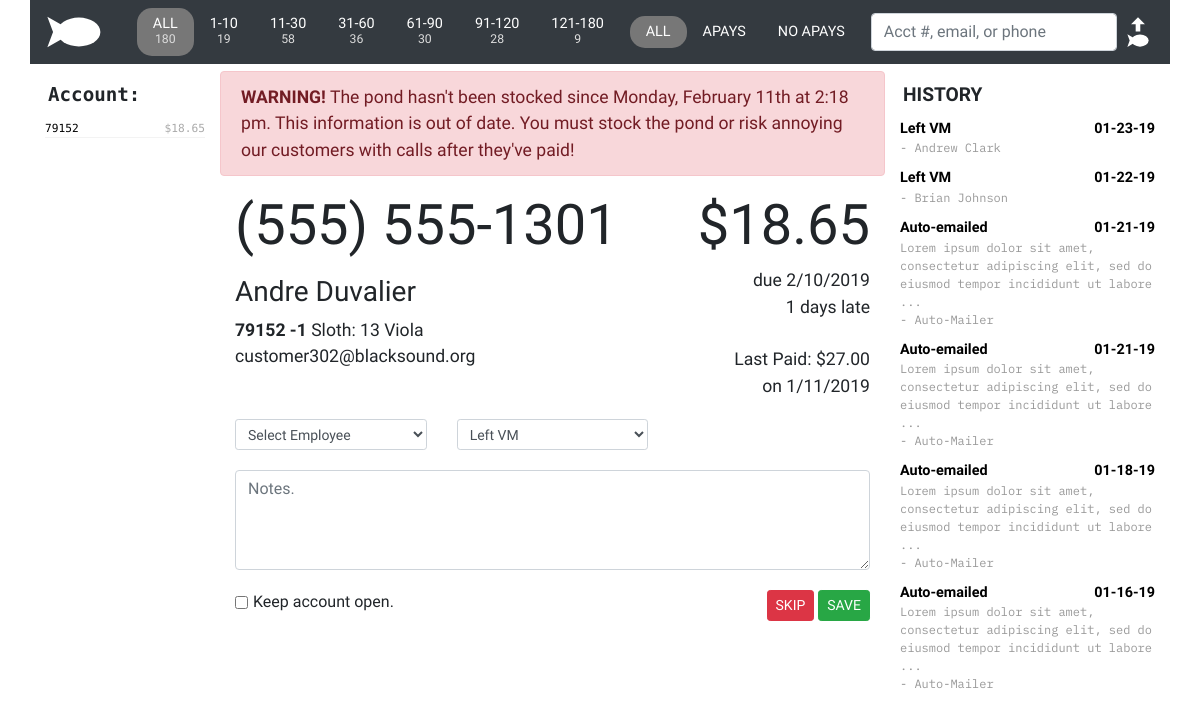
Screenshot of /?lookup=79152 (signed in) with the database file from the repository.
### tables this page shows
CREATE TABLE `fishes` (
  `crnt_pk` int(6) DEFAULT NULL,
  `crnt_acct` int(11) DEFAULT NULL,
  `crnt_sub` int(11) DEFAULT NULL,
  `crnt_desc` varchar(50) DEFAULT NULL,
  `crnt_student` varchar(30) DEFAULT NULL,
  `crnt_lastdate` varchar(12) DEFAULT NULL,
  `crnt_lastamt` decimal(10,2) DEFAULT NULL,
  `crnt_amtdue` decimal(10,2) DEFAULT NULL,
  `crnt_payoff` decimal(10,2) DEFAULT NULL,
  `crnt_ndate` varchar(12) DEFAULT NULL,
  `crnt_paymentdue` decimal(10,2) DEFAULT NULL,
  `crnt_latedue` decimal(10,2) DEFAULT NULL,
  `crnt_otherdue` decimal(10,2) DEFAULT NULL,
  `crnt_payments` varchar(30) DEFAULT NULL,
  `crnt_last` varchar(20) DEFAULT NULL,
  `crnt_zip` varchar(10) DEFAULT NULL,
  `crnt_qty` decimal(2,0) DEFAULT NULL,
  `crnt_sku` varchar(30) DEFAULT NULL,
  `crnt_email` varchar(50) DEFAULT NULL,
  `crnt_emailmethod` varchar(5) DEFAULT NULL,
  `crnt_addr1` varchar(50) DEFAULT NULL,
  `crnt_addr2` varchar(50) DEFAULT NULL,
  `crnt_addr3` varchar(50) DEFAULT NULL,
  `crnt_addr4` varchar(50) DEFAULT NULL,
  `crnt_addr5` varchar(50) DEFAULT NULL,
  `crnt_name` varchar(50) DEFAULT NULL,
  `crnt_hmphone` varchar(50) DEFAULT NULL,
  `crnt_rntdesc` varchar(50) DEFAULT NULL,
  `crnt_extra1` varchar(11) DEFAULT NULL,
  `crnt_extra2` varchar(50) DEFAULT NULL
);

CREATE TABLE `contact` (
  `ID` int(11) NOT NULL,
  `ctac_acct` int(11) NOT NULL,
  `ctac_date` int(12) NOT NULL,
  `ctac_lanid` varchar(20) NOT NULL,
  `ctac_action` varchar(20) NOT NULL,
  `ctac_note` text NOT NULL,
  `ctac_daysLate` int(11) NOT NULL,
  `ctac_seen` varchar(1) NOT NULL
);

### application/controller/home.php (called while the page is built, shortened)
<?php
class Home extends Controller
{
    public function index()
    {
        $session = $this->model->setSessionVariables();
        if (isset($_GET["lookup"])) {
            $accountQuery = $this->model->displayAccount($_GET["lookup"]);
            $listHeader = "Account:";
        }
        $accountHistory = $this->model->accountHistory($accountQuery[0]->crnt_acct);
        $addItUp = $this->model->addItUp($accountQuery);
        $lastStocked = file_get_contents(ROOT . 'public/laststocked.txt');
        require APP . 'view/_templates/header.php';
        require APP . 'view/home/left-column.php';
        require APP . 'view/home/middle-column.php';
        require APP . 'view/home/right-column.php';
        require APP . 'view/_templates/footer.php';
    }
}

### public/index.php (called while the page is built, shortened)
<?php
require APP . 'core/controller.php';
$app = new Application();

### application/core/controller.php (called while the page is built, shortened)
<?php
class Controller
{
    public $db = null;
    private function openDatabaseConnection()
    {
        $options = array(PDO::ATTR_DEFAULT_FETCH_MODE => PDO::FETCH_OBJ, PDO::ATTR_ERRMODE => PDO::ERRMODE_WARNING);
        $this->db = new PDO(DB_TYPE . ':host=' . DB_HOST . ';dbname=' . DB_NAME . ';charset=' . DB_CHARSET, DB_USER, DB_PASS, $options);
    }
    public function loadModel()
    {
        require APP . 'model/model.php';
        $this->model = new Model($this->db);
    }
}

### application/model/model.php (called while the page is built, shortened)
<?php
class Model
{
    function __construct($db)
    {
        try {
            $this->db = $db;
        } catch (PDOException $e) {
            exit('Database connection could not be established.');
        }
    }
    public function setSessionVariables()
    {
        $variables = (object) [
            'apay' => $_SESSION["apay"],
            'minmax' => $_SESSION["minmax"],
            'lanid' => $_SESSION["ctac_lanid"]
        ];
        return $variables;
    }
    public function accountHistory($account)
    {
        $sql = "SELECT * FROM contact WHERE ctac_acct = $account ORDER BY ctac_date DESC";
        $query = $this->db->prepare($sql);
        $query->execute();
        return $query->fetchAll();
    }
    public function displayAccount($search)
    {
        $sql = "SELECT * FROM fishes WHERE :search IN (crnt_acct,crnt_hmphone,crnt_email)";
        $query = $this->db->prepare($sql);
        $parameters = array(':search' => $search);
        $query->execute($parameters);
        $result = $query->fetchAll();
        if (sizeof($result) > 0) {
            return $result;
        } else {
            header('location: ' . URL . 'home/noresults');
        }
    }
}

### application/view/home/right-column.php (the view, shortened to what this page needs)
<section class="col-sm-3 right-column">
    <div class="col-header">
        HISTORY
    </div>
    <?php
    if (sizeof($accountHistory) == 0) {
        echo "<div class=\"history-action\">This account has no previous contact history.</div>";
    } else {
        foreach ($accountHistory as $contact) { ?>
            <div class="history-item" ID="<?php echo $contact->ID; ?>">
                <div class="history-action">
                    <?php if (isset($contact->ctac_action)) echo htmlspecialchars($contact->ctac_action, ENT_QUOTES, 'UTF-8'); ?>
                    <span class="history-date">
                        <?php if (isset($contact->ctac_date)) echo date("m-d-y", $contact->ctac_date); ?>
                    </span>
                </div>
                <div class="history-note">
                    <?php
                    if ($contact->ctac_note != "") {
                        if ($contact->ctac_action == "Emailed" || $contact->ctac_action == "Auto-emailed") {
                            $contact->ctac_note = substr($contact->ctac_note, 0, 100) . " ...";
                        }
                        echo htmlspecialchars(stripslashes($contact->ctac_note), ENT_QUOTES, 'UTF-8') . "<br>";
                    }
                    ?>
                    - <?php echo htmlspecialchars($contact->ctac_lanid, ENT_QUOTES, 'UTF-8'); ?>
                </div>
            </div>
    <?php }
    } ?>
</section>

### application/view/home/left-column.php
<section class="col-sm-2 left-column">
    <div class="col-header">
        <?php echo $listHeader; ?>
    </div>
    <ul class="account-list">
        <?php foreach ($accountQuery as $account) { ?>
            <li class="account-list-item">
                <a href="<?php echo URL; ?>?lookup=<?php echo $account->crnt_acct; ?>"><?php echo $account->crnt_acct; ?></a>
                <span class="account-list-bal-due">$<?php echo number_format($account->crnt_paymentdue, 2); ?></span>
            </li>
        <?php } ?>
    </ul>
</section>

### application/view/home/middle-column.php (shortened to what this page needs)
<section class="col-sm-7 middle-column">
    <section class="row account-info">
        <div ID="stock-pond-warning" class="alert alert-danger">
            <b>WARNING!</b> The pond hasn't been stocked since <?php echo  date('l, F jS \a\t g:i a', $lastStocked)?>. This information is out of date. You must stock the pond or risk annoying our customers with calls after they've paid!
        </div>
        <section class="col-sm-8 account-left">
            <div class="account-detail">
                <h1><?php echo ($accountQuery[0]->crnt_hmphone != "(   )    -") ? $accountQuery[0]->crnt_hmphone : "NO PHONE"; ?></h1>
                <p>
                <h3 id="crnt_name"><?php echo htmlspecialchars($accountQuery[0]->crnt_name)?> </h3>
                    <strong><?php echo $accountQuery[0]->crnt_acct . $addItUp->sub;?></strong> <?php echo $addItUp->student;?><br>
                    <?php echo ($accountQuery[0]->crnt_email != "") ? htmlspecialchars($accountQuery[0]->crnt_email) : "NO EMAIL"; ?>
                </p>
            </div>
        </section>
        <section class="col-sm-4 account-right">
            <h1>$<?php echo number_format($addItUp->payment, 2)?></h1>
            due <?php echo $accountQuery[0]->crnt_ndate; ?><br>
            <?php echo $accountQuery[0]->crnt_extra1;?> days late<br>
            <br>
            Last Paid: $<?php echo $accountQuery[0]->crnt_lastamt;?><br>
            on <?php echo $accountQuery[0]->crnt_lastdate;?><br>
        </section>
    </section>
    <form action="<?php echo URL; ?>" method="POST">
    <section class="row action">
        <section class="col-sm-4">
            <select class="form-control form-control-sm" name="ctac_lanid" required>
                <?php
                if ($session->lanid == "") echo "<option value=\"\">Select Employee</option>";
                ?>
            </select>
        </section>
        <section class="col-sm-4">
            <select class="form-control form-control-sm" name="ctac_action" id="ctac_action" autofocus>
                <option value="Left VM" selected>Left VM</option>
            </select>
        </section>
        <section class="col-sm-4">
        </section>
    </section>
    <section class="row">
        <section class="col-sm-12">
            <textarea name="ctac_note" placeholder="Notes." ID="ctac_note" class="form-control"></textarea>
        </section>
    </section>
    <section class="row action-save">
        <section class="col-sm-6 action-checkboxes">
            <div class="form-check form-check-inline">
                <input name="crnt_extra2" class="form-check-input" type="checkbox" value="N">
                <label class="form-check-label" for="inlineCheckbox1">Keep account open.</label>
            </div>
        </section>
        <section class="col-sm-6 contact-save">
            <input type="submit" name="contact" value="SKIP" class="btn btn-danger btn-sm">
            <input type="submit" name="contact" value="SAVE" class="btn btn-success btn-sm">
        </section>
    </section>
    </form>
</section>

### public/css/style.css (style rules this page uses)
body { font-family: 'Source Sans Pro', sans-serif; }
h1 { font-size: 3.5rem; }
textarea { margin: 20px 0 20px 0; }
.col-header { font-weight: bold; font-size: 120%; padding: 10px 0px 8px 3px; }
.left-column { font-family: 'Roboto Mono', monospace; }
.account-list { list-style-type: none; padding-left: 0; font-size: 70%; color: #aaa; }
.account-list-item { margin-top: 3px; border-bottom: 1px solid #f3f3f3; }
.account-list-item a { color: black; }
.account-list-bal-due { float: right; }
#stock-pond-warning { display: none; }
.account-info { font-size: 110%; }
.account-right { text-align: right; }
.action { margin-top: 20px; }
#ctac_note { width: 100%; height: 100px; }
.contact-save { text-align: right; }
.history-item { margin-bottom: 10px; }
.history-action { font-size: 90%; color: #000; font-weight: bold; }
.history-date { float: right; }
.history-note { font-family: 'IBM Plex Mono', monospace; font-size: 75%; color: #999; }

### rows the page displays
fishes: crnt_acct "79152", crnt_paymentdue "18.65", crnt_hmphone "(555) 555-1301", crnt_name "Andre Duvalier", crnt_email "customer302@blacksound.org", crnt_ndate "2/10/2019", crnt_extra1 "1", crnt_lastamt "27.00", crnt_lastdate "1/11/2019"
contact: ctac_action "Left VM", ctac_date "01-23-19", ctac_lanid "Andrew Clark"
contact: ctac_action "Left VM", ctac_date "01-22-19", ctac_lanid "Brian Johnson"
contact: ctac_action "Auto-emailed", ctac_date "01-21-19", ctac_note "Lorem ipsum dolor sit amet, consectetur adipiscing elit, sed do eiusmod tempor incididunt ut labore ...", ctac_lanid "Auto-Mailer"
contact: ctac_action "Auto-emailed", ctac_date "01-21-19", ctac_note "Lorem ipsum dolor sit amet, consectetur adipiscing elit, sed do eiusmod tempor incididunt ut labore ...", ctac_lanid "Auto-Mailer"
contact: ctac_action "Auto-emailed", ctac_date "01-18-19", ctac_note "Lorem ipsum dolor sit amet, consectetur adipiscing elit, sed do eiusmod tempor incididunt ut labore ...", ctac_lanid "Auto-Mailer"
contact: ctac_action "Auto-emailed", ctac_date "01-16-19", ctac_note "Lorem ipsum dolor sit amet, consectetur adipiscing elit, sed do eiusmod tempor incididunt ut labore ...", ctac_lanid "Auto-Mailer"

### other values shown
$aging->all "180"
$aging->one "19"
$aging->eleven "58"
$aging->thirtyOne "36"
$aging->sixtyOne "30"
$aging->ninetyOne "28"
$aging->oneTwentyPlus "9"
$listHeader "Account:"
date('l, F jS \a\t g:i a', $lastStocked) "Monday, February 11th at 2:18 pm"
$addItUp->sub "-1"
$addItUp->student "Sloth: 13 Viola"
$addItUp->payment "18.65"
